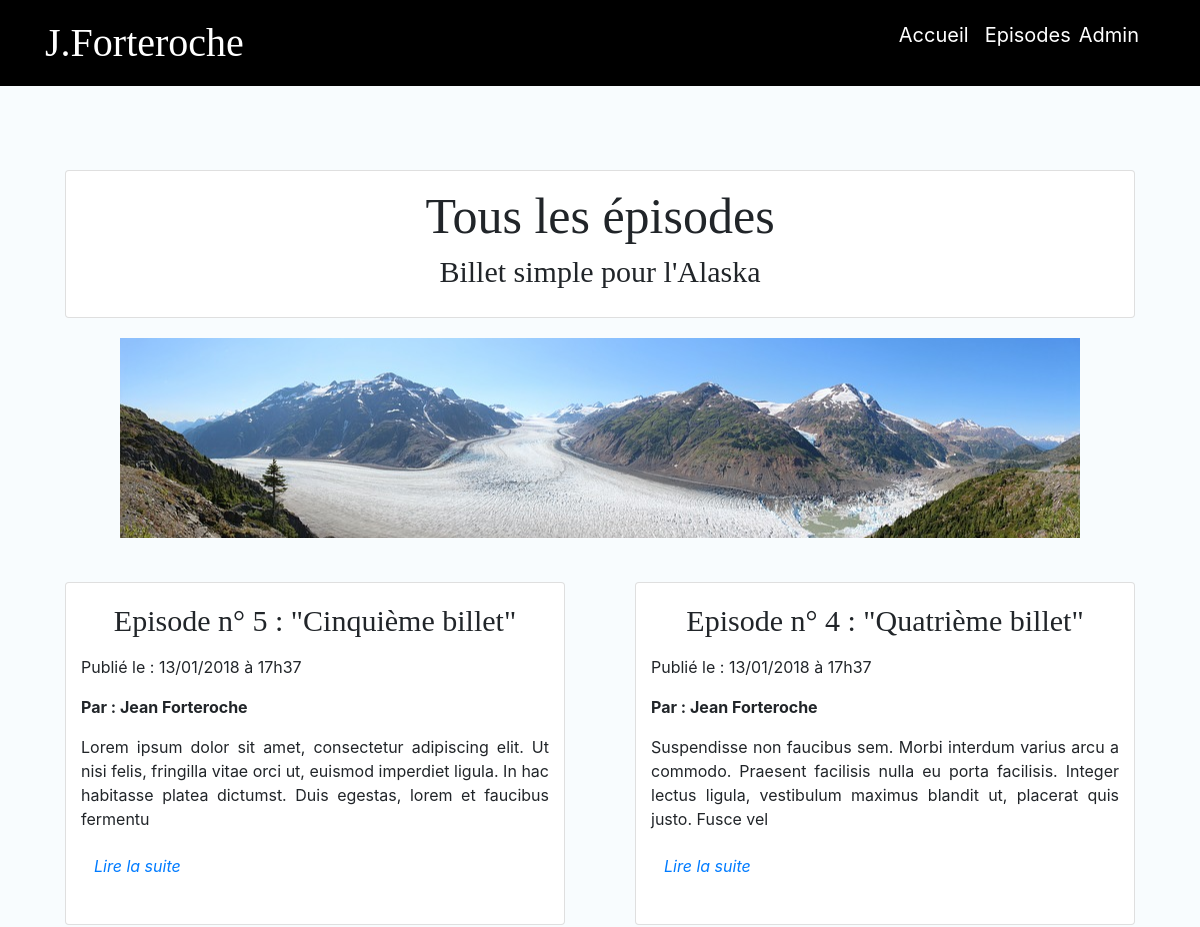
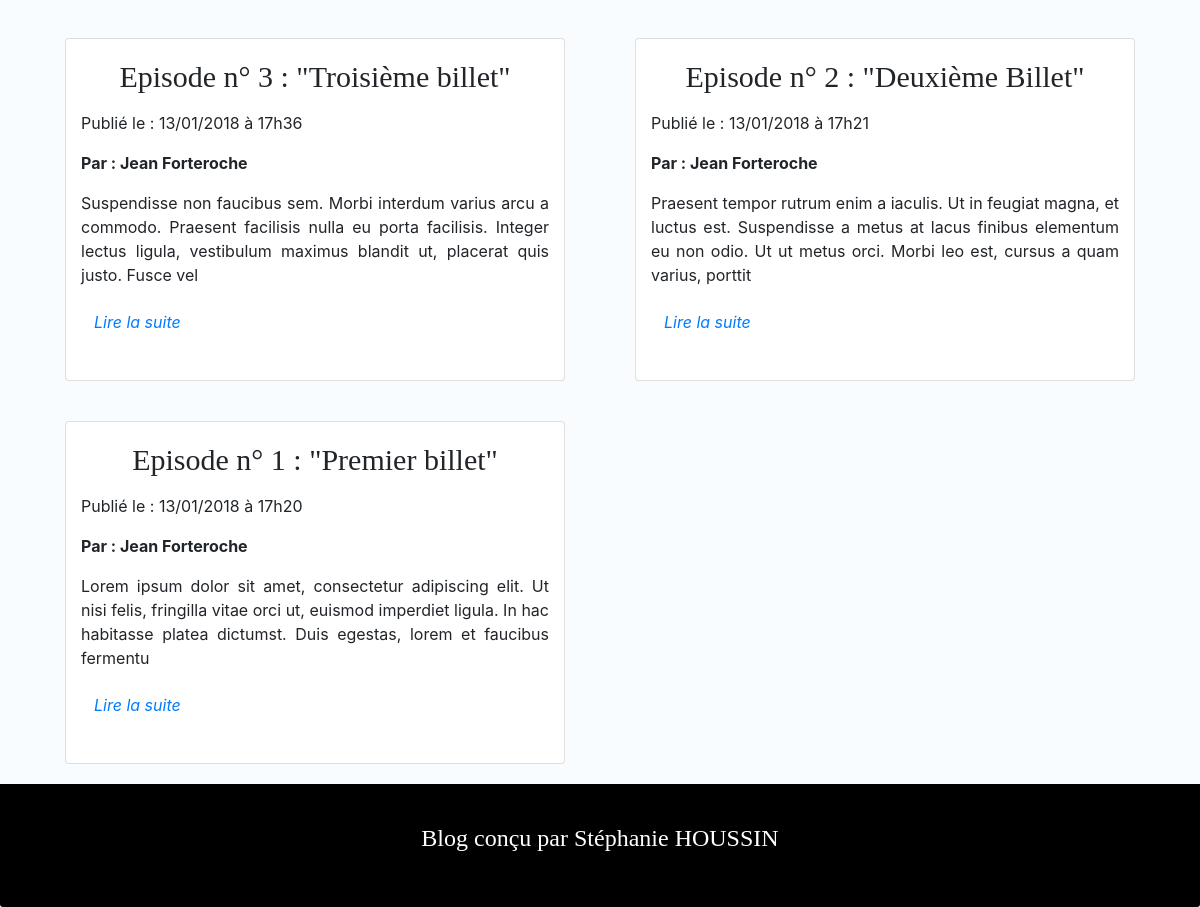
The page /index.php?action=posts on the database its author committed (2 pictures, top to bottom).
### tables this page shows
CREATE TABLE IF NOT EXISTS `posts` (
  `id` int(11) NOT NULL AUTO_INCREMENT,
  `author` varchar(255) NOT NULL,
  `title` varchar(255) NOT NULL,
  `content` mediumtext NOT NULL,
  `creation_date` datetime NOT NULL,
  PRIMARY KEY (`id`)
);

### controller/FrontController.php (called while the page is built, shortened)
<?php
class FrontController
{
   protected $post;
   public function __construct()
   {
      $this->post = new PostManager();
   }
   public function allPosts()
   {
      $posts = $this->post->getAllPosts();
      require('view/PostsView.php');
   }
   }

### index.php (called while the page is built, shortened)
<?php
require ('Autoload.php');
$routeur = new Routeur();
$routeur->routerRequete();

### Autoload.php (called while the page is built, shortened)
<?php
function autoload($classname)
{
	if(file_exists($file = 'controller/' . $classname . '.php'))
	{
			require $file;
	}
	elseif(file_exists($file = 'model/' . $classname . '.php'))
	{
		 require $file;
	}
	elseif(file_exists($file = 'view/' . $classname . '.php'))
	{
		 require $file;
	}
  elseif(file_exists($file = '' . $classname . '.php'))
  {
		 require $file;
	}
}

### model/Manager.php (called while the page is built)
<?php
class Manager
{
   protected $db;
   public function __construct()
   {
     try
     {
        $this->db = new \PDO('mysql:host=localhost;dbname=alaska;charset=utf8', 'root', '',array(PDO::ATTR_ERRMODE => PDO::ERRMODE_EXCEPTION));
     }
     catch (\Exception $e)
     {
        die ('Erreur :'.$e->getMessage());
     }
   }
   public function db()
   {
      return $this->db;
   }
}

### model/PostManager.php (called while the page is built, shortened)
<?php
class PostManager extends Manager
{
  public function getAllPosts()
  {
      $posts = [];
      $req = $this->db()->query('SELECT id,author,title,content,DATE_FORMAT(creation_date,\'%d/%m/%Y à %Hh%i\')
                                 AS creation_date
                                 FROM posts
                                 ORDER BY id
                                 DESC');
      while($donnees = $req->fetch(PDO::FETCH_ASSOC))
      {
        $posts[] = new Post($donnees);
      }
      return $posts;
  }
}

### model/Post.php (called while the page is built, shortened)
<?php
class Post
{
  private $id;
  private $author;
  private $title;
  private $content;
  private $creation_date;
  public function hydrate(array $donnees)
  {
    foreach($donnees as $key => $value)
    {
        $method = 'set'.ucfirst($key);
    }
  }
  public function getId()
  {
    return $this->id;
  }
  public function getAuthor()
  {
    return $this->author;
  }
  public function getTitle()
  {
    return $this->title;
  }
  public function getContent()
  {
    return $this->content;
  }
  public function getCreation_date()
  {
    return $this->creation_date;
  }
  public function setId($id)
  {
      $id = (int) $id;
      if($id > 0)
      {
          $this->id =  $id;
      }
  }
  public function setAuthor($author)
  {
     if(is_string($author))
     {
       $this->author = $author;
     }
  }
  public function setTitle($title)
  {
      if(is_string($title))
      {
          $this->title = $title;
      }
  }
  public function setContent($content)
  {
      if(is_string($content))
      {
        $this->content = $content;
      }
  }
  public function setCreation_date($creation_date)
  {
    $this->creation_date = $creation_date;
  }
}

### view/PostsView.php (the view, shortened to what this page needs)
  <div class="container">
    <div class="card">
        <h2 class="card-title-posts">Tous les épisodes</h2>
        <h3 class="card-title">Billet simple pour l'Alaska</h3>
      </div>
  <div class="image-posts" style="background-image : url('public/img/8.jpg')">
  </div>
  <br/>
      <div class="row">
        <?php foreach ($posts as $post):?>
          <div class="col-lg-6 col-lg-6">
            <div class="card">
              <div class="card-posts">
                <p class="card-title">Episode n° <?=$post->getId();?> : "<?= htmlspecialchars($post->getTitle());?>"</p>
                <p class="card-date">Publié le : <?=$post->getCreation_date();?></p>
                <p class="card-author">Par : <?= htmlspecialchars($post->getAuthor());?></p>
                <p class="card-text"><?= substr(nl2br($post->getContent()),0,200); ?><br /></p>
                <a class="card-btn"><em><a href="index.php?action=post&amp;id=<?=$post->getId();?>" class="btn link">Lire la suite</a></em><br/></a><br/>
              </div>
            </div>
          </div>
        <?php endforeach;?>
    </div>
  </div>
<?php require('view/template.php'); ?>

### public/css/style.css (style rules this page uses)
body { background: #F8FCFE; padding-top: 150px; }
.image-posts { height: 200px; background-repeat: no-repeat; background-position: center; }
.card { text-align: justify; padding: 15px; margin: 20px; }
.card-title-posts { text-align: center; font-family: Pristina; font-size: 50px; }
.card-title { font-family: Pristina; font-size: 30px; text-align: center; }
.card-author { font-weight: bold; }

### rows shown on the page
posts: id "5", title "Cinquième billet", Creation_date "13/01/2018 à 17h37", author "Jean Forteroche", content "Lorem ipsum dolor sit amet, consectetur adipiscing elit. Ut nisi felis, fringilla vitae orci ut, euismod imperdiet ligula. In hac habitasse platea dictumst. Duis egestas, lorem et faucibus fermentu"
posts: id "4", title "Quatrième billet", Creation_date "13/01/2018 à 17h37", author "Jean Forteroche", content "Suspendisse non faucibus sem. Morbi interdum varius arcu a commodo. Praesent facilisis nulla eu porta facilisis. Integer lectus ligula, vestibulum maximus blandit ut, placerat quis justo. Fusce vel"
posts: id "3", title "Troisième billet", Creation_date "13/01/2018 à 17h36", author "Jean Forteroche", content "Suspendisse non faucibus sem. Morbi interdum varius arcu a commodo. Praesent facilisis nulla eu porta facilisis. Integer lectus ligula, vestibulum maximus blandit ut, placerat quis justo. Fusce vel"
posts: id "2", title "Deuxième Billet", Creation_date "13/01/2018 à 17h21", author "Jean Forteroche", content "Praesent tempor rutrum enim a iaculis. Ut in feugiat magna, et luctus est. Suspendisse a metus at lacus finibus elementum eu non odio. Ut ut metus orci. Morbi leo est, cursus a quam varius, porttit"
posts: id "1", title "Premier billet", Creation_date "13/01/2018 à 17h20", author "Jean Forteroche", content "Lorem ipsum dolor sit amet, consectetur adipiscing elit. Ut nisi felis, fringilla vitae orci ut, euismod imperdiet ligula. In hac habitasse platea dictumst. Duis egestas, lorem et faucibus fermentu"
